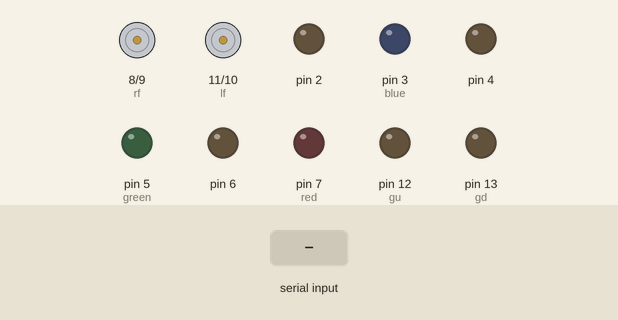
Recording of a sketch running on a simulated Arduino Uno, built with avr-gcc and run on an emulated ATmega328P. Shown: motor-driver pin pairs drawn as motors (green arrow = first pin HIGH = forward, orange = second pin HIGH = backward, longer = more drive), output pins drawn as LEDs (lit = HIGH). The test bench sets the inputs (shaded band).

Above: at 1.2 s.
1.3 s: "r" received over Serial
At 2.0 s:
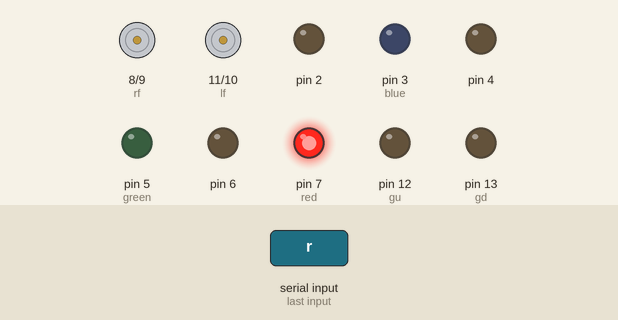
2.8 s: "g" received over Serial
At 3.2 s:
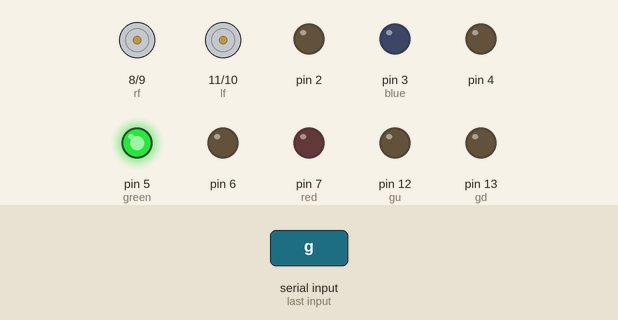
4.3 s: "b" received over Serial
At 5.5 s:
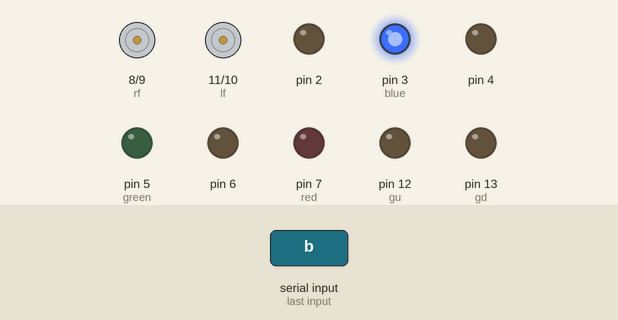
5.8 s: "f" received over Serial
At 6.6 s:
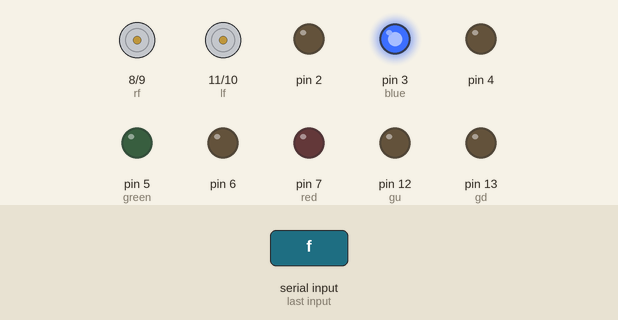
7.3 s: "v" received over Serial
At 7.7 s:
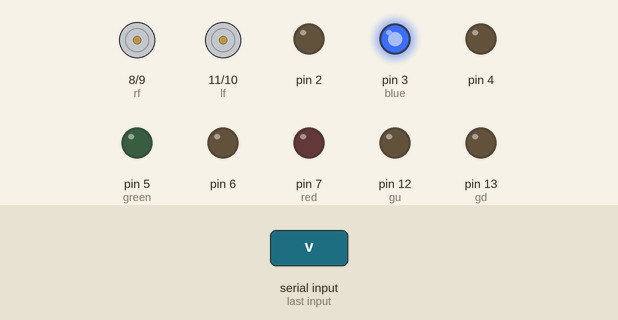
8.8 s: "u" received over Serial
At 10.1 s:
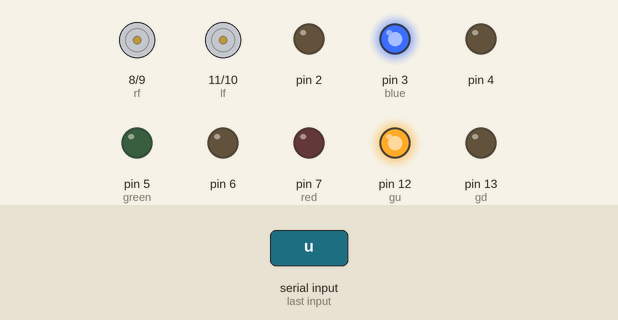
Timing chart, 0 to 11.3 s (numbered marks = the images above; inputs shaded):
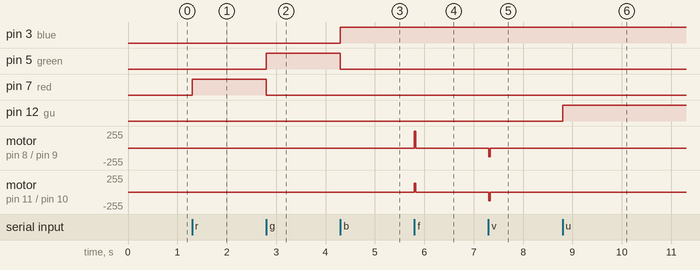

The sketch:

Pixelate.ino
```cpp
void setup() {
  // put your setup code here, to run once:
  pinMode(7,OUTPUT);//red
  pinMode(6,OUTPUT);
  pinMode(5,OUTPUT);//green
  pinMode(4,OUTPUT);
  pinMode(3,OUTPUT);//blue
  pinMode(2,OUTPUT);

  pinMode(8,OUTPUT);    //rf
  pinMode(9,OUTPUT);    //rb
  pinMode(10,OUTPUT);   //lb
  pinMode(11,OUTPUT);   //lf
  pinMode(12,OUTPUT);   //gu
  pinMode(13,OUTPUT);   //gd

  Serial.begin(9600);
}

char ch;
int t=30;

void loop() {

  while(Serial.available())
  {
    ch=Serial.read();
    if(ch=='r')
    {
      digitalWrite(3,LOW);
      digitalWrite(5,LOW);
      digitalWrite(7,HIGH);
    }
    else if(ch=='g')
    {
      digitalWrite(3,LOW);
      digitalWrite(7,LOW);
      digitalWrite(5,HIGH);
    }
    else if(ch=='b')
    {
      digitalWrite(5,LOW);
      digitalWrite(7,LOW);
      digitalWrite(3,HIGH);
    }
    else if(ch=='f')
    {
     analogWrite(8,128);
     analogWrite(11,128);
     delay(t);
     digitalWrite(8,LOW);
     digitalWrite(11,LOW);
    }
    else if(ch=='v')
    {
     analogWrite(9,128);
     analogWrite(10,128);
     delay(t);
     digitalWrite(9,LOW);
     digitalWrite(10,LOW);
    }
    else if(ch=='u')
    {
      digitalWrite(13,LOW);
      analogWrite(12,128);
    }
    else if(ch=='d')
    {
      digitalWrite(12,LOW);
      analogWrite(13,128);
    }
    else if(ch=='a')
    {
     analogWrite(8,128);
     analogWrite(10,128);
     delay(t);
     digitalWrite(8,LOW);
     digitalWrite(10,LOW);
    }
    else if(ch=='c')
    {
      analogWrite(9,128);
      analogWrite(11,128);
      delay(t);
      digitalWrite(9,LOW);
      digitalWrite(11,LOW);
    }
  }
}
```

Measured:
- after the input at 1.3 s, pin 7 (red): LOW → HIGH at once
- after the input at 2.8 s, pin 5 (green): LOW → HIGH at once; pin 7 (red): HIGH → LOW at once
- after the input at 4.3 s, pin 3 (blue): LOW → HIGH at once; pin 5 (green): HIGH → LOW at once
- after the input at 5.8 s, motor on pin 8 (rf) / pin 9 (rb): stopped → forward 255/255 at once, → stopped 0.03 s later; motor on pin 11 (lf) / pin 10 (lb): stopped → forward 128/255 at once, → stopped 0.03 s later
- after the input at 7.3 s, motor on pin 8 (rf) / pin 9 (rb), motor on pin 11 (lf) / pin 10 (lb): stopped → backward 128/255 at once, → stopped 0.03 s later
- after the input at 8.8 s, pin 12 (gu): LOW → HIGH at once
